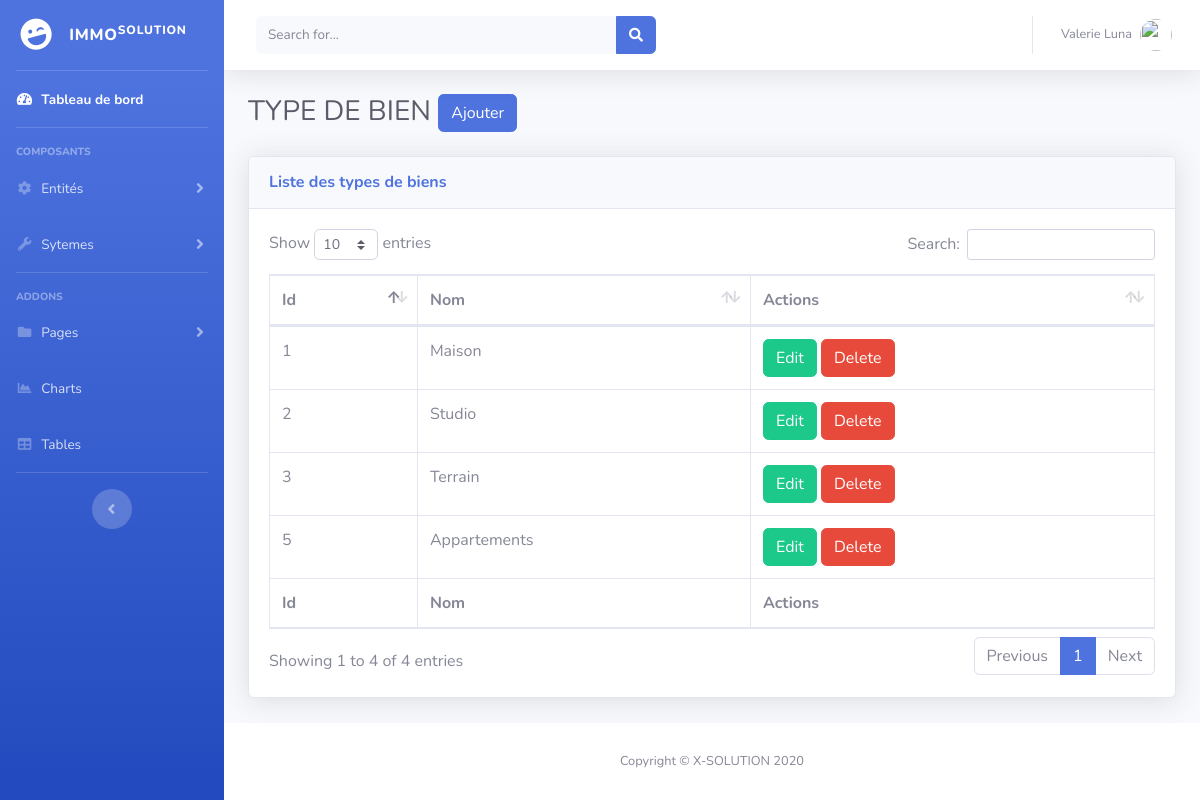
/pages/typeBien.php, run on the app's committed database.
### tables this page shows
CREATE TABLE `type_bien` (
  `id_type_bien` int(11) NOT NULL,
  `nom` varchar(100) NOT NULL
);

### classes/connexion.class.php (called while the page is built, shortened)
<?php
    class Connexion{
      public static function getPreparedStatement($req){
         $chemin = "mysql:host=localhost; dbname=agenceimmobd";
         $user = "root";
         $password = "";
         $resReq="";
         try {
             $prstmt = new PDO($chemin, $user, $password);
             $resReq = $prstmt->prepare($req);
         } catch (PDOException $ex) {
             echo 'Connection echouer'.$ex->getMessage();
         }
         return $resReq;
      }
    }
?>

### classesdao/TypeBienDAO.php (called while the page is built, shortened)
<?php
require_once '../classes/connexion.class.php';
require_once '../classes/TypeBien.php';
class TypeBienDAO {
    public function afficher() {
        try {
            $ps = Connexion::getPreparedStatement("SELECT * FROM type_bien");
            $ps->execute();
            while ($row = $ps->fetch(PDO::FETCH_ASSOC)) {
                $typeBien = new TypeBien();
                $typeBien->setId_type_bien($row['id_type_bien']);
                $typeBien->setNom($row['nom']);
                $typeB[] = $typeBien;
            }
        } catch (Exception $ex) {
            echo 'Erreur AFFICHAGE' . $ex->getMessage();
        }
        return $typeB;
    }
}

### classes/TypeBien.php (called while the page is built)
<?php
class TypeBien {
    private $id_type_bien;
    private $nom;
    function getId_type_bien() {
        return $this->id_type_bien;
    }
    function getNom() {
        return $this->nom;
    }
    function setId_type_bien($id_type_bien) {
        $this->id_type_bien = $id_type_bien;
    }
    function setNom($nom) {
        $this->nom = $nom;
    }
}

### pages/typeBien.php (the view, shortened to what this page needs)
<?php
require_once '../classesdao/TypeBienDAO.php';
$typeBien = new TypeBienDAO();
$typeB = $typeBien->afficher();
include('../includes/header.php');
include('../includes/navbar.php');
?>
<div id="content-wrapper" class="d-flex flex-column">
    <div id="content">
        <?php include('../includes/topmenu.php'); ?>
        <div class="container-fluid">
            <h1 class="h3 mb-4 text-gray-800">TYPE DE BIEN
                <button type="button" class="btn btn-primary" data-toggle="modal" data-target="#exampleModal">
                    Ajouter
                </button>
            </h1>
            <div class="card shadow mb-4">
                <div class="card-header py-3">
                    <h6 class="m-0 font-weight-bold text-primary">Liste des types de biens</h6>
                </div>
                <div class="card-body">
                    <div class="table-responsive">
                        <table class="table table-bordered" id="dataTable" width="100%" cellspacing="0">
                            <thead>
                                <tr>
                                    <th>Id</th>
                                    <th>Nom</th>
                                    <th>Actions</th>
                                </tr>
                            </thead>
                            <tbody>
                                <?php foreach ($typeB as $ligneTB): ?>
                                    <tr>
                                        <td><?php echo $ligneTB->getId_type_bien() ?></td>
                                        <td><?php echo $ligneTB->getNom() ?></td>
                                        <td>
                                            <button type="button" class="btn btn-success editbtn" data-toggle="modal" data-target="#edit_modal">Edit</button>
                                            <button type="button" class="btn btn-danger deletebtn" data-toggle="modal" data-target="#delete_modal">Delete</button>
                                        </td>
                                    </tr>
                                <?php endforeach; ?>
                            </tbody>
                            <tfoot>
                                <tr>
                                    <th>Id</th>
                                    <th>Nom</th>
                                    <th>Actions</th>
                                </tr>
                            </tfoot>
                        </table>
                    </div>
                </div>
            </div>
        </div>
    </div>
    <?php include('../includes/footer.php'); ?>
</div>
<?php
include('../includes/scripts.php');
?>

### data on the page
type_bien: id_type_bien "1", nom "Maison"
type_bien: id_type_bien "2", nom "Studio"
type_bien: id_type_bien "3", nom "Terrain"
type_bien: id_type_bien "5", nom "Appartements"
